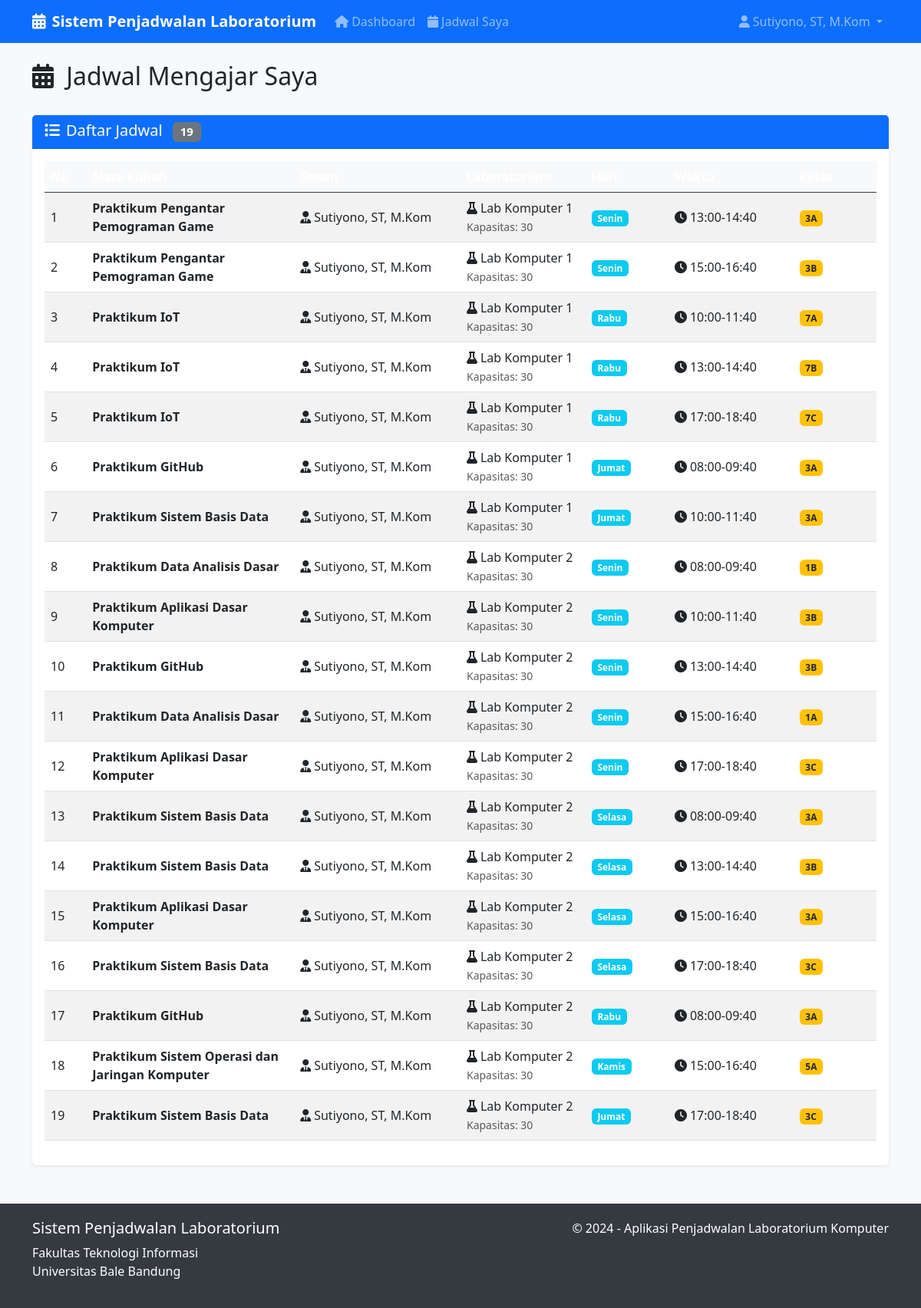
The page /schedules (signed in) on the database as committed earlier.
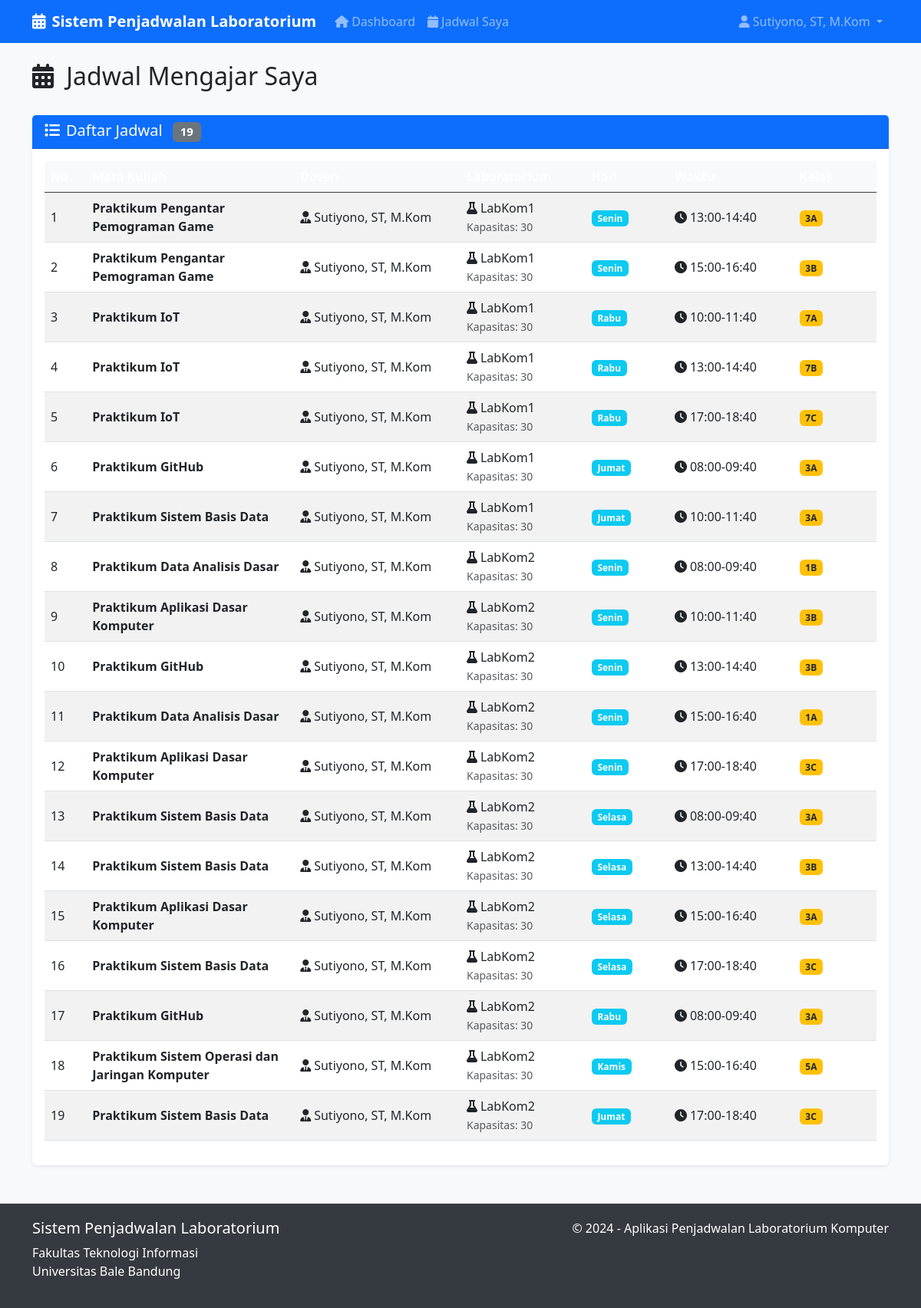
The same page on the database as committed later.
### app.py (models this page shows)
class User(db.Model):
    id = db.Column(db.Integer, primary_key=True)
    username = db.Column(db.String(80), unique=True, nullable=False)
    password = db.Column(db.String(120), nullable=False)
    role = db.Column(db.String(20), nullable=False)  # admin, staff, lecturer
    full_name = db.Column(db.String(100), nullable=False)
    schedules = db.relationship('Schedule', backref='lecturer', lazy=True)

class Schedule(db.Model):
    id = db.Column(db.Integer, primary_key=True)
    course_id = db.Column(db.Integer, db.ForeignKey('course.id'), nullable=False)
    lecturer_id = db.Column(db.Integer, db.ForeignKey('user.id'), nullable=False)
    lab_id = db.Column(db.Integer, db.ForeignKey('lab.id'), nullable=False)
    day = db.Column(db.String(10), nullable=False)  # Senin, Selasa, etc.
    time_slot = db.Column(db.String(20), nullable=False)  # 08:00-10:00, etc.
    class_name = db.Column(db.String(5), nullable=False)  # A, B, C
    created_at = db.Column(db.DateTime, default=datetime.utcnow)

class Course(db.Model):
    id = db.Column(db.Integer, primary_key=True)
    code = db.Column(db.String(20), unique=True, nullable=False)
    course_name = db.Column(db.String(100), nullable=False)
    semester = db.Column(db.Integer, nullable=False)  # 1-8
    sks = db.Column(db.Integer, nullable=False)  # 1-4
    schedules = db.relationship('Schedule', backref='course', lazy=True)

class Lab(db.Model):
    id = db.Column(db.Integer, primary_key=True)
    lab_name = db.Column(db.String(50), nullable=False)
    capacity = db.Column(db.Integer, nullable=False)
    schedules = db.relationship('Schedule', backref='laboratory', lazy=True)

### app.py (the view)
@app.route('/schedules')
def schedules():
    if 'user_id' not in session:
        return redirect(url_for('login'))
    user = User.query.get(session['user_id'])
    query = Schedule.query
    if user.role == 'lecturer':
        query = query.filter_by(lecturer_id=user.id)
    lab_id = request.args.get('lab_id')
    day = request.args.get('day')
    semester = request.args.get('semester')
    class_name = request.args.get('class_name')
    if lab_id:
        query = query.filter_by(lab_id=lab_id)
    if day:
        query = query.filter_by(day=day)
    if class_name:
        query = query.filter_by(class_name=class_name)
    if semester:
        query = query.join(Course).filter(Course.semester == semester)
    schedules = query.all()
    return render_template('schedules.html', schedules=schedules, user=user, labs=Lab.query.all())

### templates/schedules.html (shortened to what this page needs)
{% extends "base.html" %}
{% block content %}
<div class="row">
    <div class="col-12">
        <div class="d-flex justify-content-between align-items-center mb-4">
            <h2>
                <i class="fas fa-calendar-alt me-2"></i>
                {% if user.role == 'lecturer' %}Jadwal Mengajar Saya{% else %}Manajemen Jadwal{% endif %}
            </h2>
        </div>
    </div>
</div>
<div class="row">
    <div class="col-12">
        <div class="card">
            <div class="card-header">
                <h5 class="mb-0">
                    <i class="fas fa-list me-2"></i>Daftar Jadwal
                    {% if schedules %}
                    <span class="badge bg-secondary ms-2">{{ schedules|length }}</span>
                    {% endif %}
                </h5>
            </div>
            <div class="card-body">
                {% if schedules %}
                <div class="table-responsive">
                    <table class="table table-striped table-hover align-middle">
                        <thead class="table-dark">
                            <tr>
                                <th style="width: 5%">No</th>
                                <th style="width: 25%">Mata Kuliah</th>
                                <th style="width: 20%">Dosen</th>
                                <th style="width: 15%">Laboratorium</th>
                                <th style="width: 10%">Hari</th>
                                <th style="width: 15%">Waktu</th>
                                <th style="width: 10%">Kelas</th>
                            </tr>
                        </thead>
                        <tbody>
                            {% for schedule in schedules %}
                            <tr>
                                <td>{{ loop.index }}</td>
                                <td>
                                    <strong>{{ schedule.course.course_name }}</strong>
                                </td>
                                <td>
                                    <i class="fas fa-user-tie me-1"></i>{{ schedule.lecturer.full_name }}
                                </td>
                                <td>
                                    <i class="fas fa-flask me-1"></i>{{ schedule.laboratory.lab_name }}
                                    <br><small class="text-muted">Kapasitas: {{ schedule.laboratory.capacity }}</small>
                                </td>
                                <td>
                                    <span class="badge bg-info">{{ schedule.day }}</span>
                                </td>
                                <td>
                                    <i class="fas fa-clock me-1"></i>{{ schedule.time_slot }}
                                </td>
                                <td>
                                    <span class="badge bg-warning text-dark">{{ schedule.course.semester }}{{
                                        schedule.class_name }}</span>
                                </td>
                            </tr>
                            {% endfor %}
                        </tbody>
                    </table>
                </div>
                {% endif %}
            </div>
        </div>
    </div>
</div>
{% endblock %}

### templates/base.html (shortened to what this page needs)
<!DOCTYPE html>
<html lang="id">
<head>
    <link href="https://cdn.jsdelivr.net/npm/bootstrap@5.3.0/dist/css/bootstrap.min.css" rel="stylesheet">
    <link href="https://cdnjs.cloudflare.com/ajax/libs/font-awesome/6.0.0/css/all.min.css" rel="stylesheet">
</head>
<body>
    <nav class="navbar navbar-expand-lg navbar-dark bg-primary">
        <div class="container">
            <a class="navbar-brand" href="{{ url_for('dashboard') }}">
                <i class="fas fa-calendar-alt me-2"></i>Sistem Penjadwalan Laboratorium
            </a>
            {% if session.user_id %}
            <div class="collapse navbar-collapse" id="navbarNav">
                <ul class="navbar-nav me-auto">
                    <li class="nav-item">
                        <a class="nav-link" href="{{ url_for('dashboard') }}">
                            <i class="fas fa-home me-1"></i>Dashboard
                        </a>
                    </li>
                    {% if session.role == 'lecturer' %}
                    <li class="nav-item">
                        <a class="nav-link" href="{{ url_for('schedules') }}">
                            <i class="fas fa-calendar me-1"></i>Jadwal Saya
                        </a>
                    </li>
                    {% endif %}
                </ul>
                <ul class="navbar-nav">
                    <li class="nav-item dropdown">
                        <a class="nav-link dropdown-toggle" href="#" role="button" data-bs-toggle="dropdown">
                            <i class="fas fa-user me-1"></i>{{ session.full_name }}
                        </a>
                    </li>
                </ul>
            </div>
            {% endif %}
        </div>
    </nav>
    <div class="container mt-4">
        {% block content %}{% endblock %}
    </div>
    <footer class="footer">
        <div class="container">
            <div class="row">
                <div class="col-md-6">
                    <h5>Sistem Penjadwalan Laboratorium</h5>
                    <p>Fakultas Teknologi Informasi<br>Universitas Bale Bandung</p>
                </div>
                <div class="col-md-6 text-md-end">
                    <p>&copy; 2024 - Aplikasi Penjadwalan Laboratorium Komputer</p>
                </div>
            </div>
        </div>
    </footer>
</body>
</html>

### templates/base.html (style rules this page uses)
body { background-color: #f8f9fa; }
.navbar-brand { font-weight: bold; }
.card { box-shadow: 0 0.125rem 0.25rem rgba(0, 0, 0, 0.075); border: none; }
.card-header { background-color: #0d6efd; color: white; font-weight: 600; }
.table th { background-color: #f8f9fa; border-top: none; }
.footer { background-color: #343a40; color: white; padding: 20px 0; margin-top: 50px; }

Rows that differ between the two databases and show on the page:
changed through a linked row, Schedule (number 1 of 19 on the later page): laboratory.lab_name "Lab Komputer 1" → "LabKom1"
changed through a linked row, Schedule (number 2 of 19 on the later page): laboratory.lab_name "Lab Komputer 1" → "LabKom1"
changed through a linked row, Schedule (number 3 of 19 on the later page): laboratory.lab_name "Lab Komputer 1" → "LabKom1"
changed through a linked row, Schedule (number 4 of 19 on the later page): laboratory.lab_name "Lab Komputer 1" → "LabKom1"
changed through a linked row, Schedule (number 5 of 19 on the later page): laboratory.lab_name "Lab Komputer 1" → "LabKom1"
changed through a linked row, Schedule (number 6 of 19 on the later page): laboratory.lab_name "Lab Komputer 1" → "LabKom1"
changed through a linked row, Schedule (number 7 of 19 on the later page): laboratory.lab_name "Lab Komputer 1" → "LabKom1"
changed through a linked row, Schedule (number 8 of 19 on the later page): laboratory.lab_name "Lab Komputer 2" → "LabKom2"
changed through a linked row, Schedule (number 9 of 19 on the later page): laboratory.lab_name "Lab Komputer 2" → "LabKom2"
changed through a linked row, Schedule (number 10 of 19 on the later page): laboratory.lab_name "Lab Komputer 2" → "LabKom2"
changed through a linked row, Schedule (number 11 of 19 on the later page): laboratory.lab_name "Lab Komputer 2" → "LabKom2"
changed through a linked row, Schedule (number 12 of 19 on the later page): laboratory.lab_name "Lab Komputer 2" → "LabKom2"
changed through a linked row, Schedule (number 13 of 19 on the later page): laboratory.lab_name "Lab Komputer 2" → "LabKom2"
changed through a linked row, Schedule (number 14 of 19 on the later page): laboratory.lab_name "Lab Komputer 2" → "LabKom2"
changed through a linked row, Schedule (number 15 of 19 on the later page): laboratory.lab_name "Lab Komputer 2" → "LabKom2"
changed through a linked row, Schedule (number 16 of 19 on the later page): laboratory.lab_name "Lab Komputer 2" → "LabKom2"
changed through a linked row, Schedule (number 17 of 19 on the later page): laboratory.lab_name "Lab Komputer 2" → "LabKom2"
changed through a linked row, Schedule "Kamis": laboratory.lab_name "Lab Komputer 2" → "LabKom2"
changed through a linked row, Schedule (number 19 of 19 on the later page): laboratory.lab_name "Lab Komputer 2" → "LabKom2"
